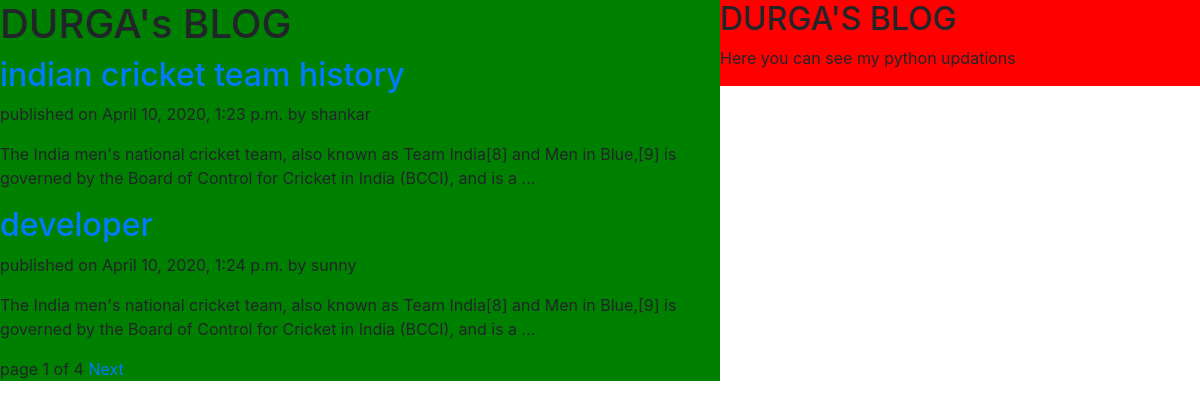
The page / on the database its author committed.
### lmApp/models.py (models this page shows, shortened)
class Post(models.Model):
    STATUS_CHOICES = (('draft','Draft'),('published','Published'))
    title = models.CharField(max_length=264)
    slug = models.SlugField(max_length=264,unique_for_date='publish')
    author = models.ForeignKey(User,related_name='blog_posts',on_delete=models.CASCADE)
    body = models.TextField()
    publish = models.DateTimeField(default=timezone.now)
    created = models.DateTimeField(auto_now_add=True)
    updated = models.DateTimeField(auto_now=True)
    status = models.CharField(max_length=10,choices=STATUS_CHOICES,default='draft')
    class Meta:
        ordering = ('publish',)
    def get_absolute_url(self):
        return reverse('detail',kwargs={'pk':self.pk})

### lmApp/views.py (the view)
# urls.py: path('',views.Postlistview.as_view()),
class Postlistview(ListView):
    model = Post
    paginate_by = 2

### templates/lmApp/post_list.html (shortened to what this page needs)
<!DOCTYPE html>
{%extends 'lmApp/base.html'%}
{%block content%}
  <h1>DURGA's BLOG</h1>
      {%for post in post_list%}
         <h2><a href="{{post.get_absolute_url}}">{{post.title}}</a></h2>
         <p id="date">published on {{post.publish}} by {{post.author}}</p>
         {{post.body | truncatewords:30 | linebreaks}}
      {%endfor%}
{%include 'lmApp/pagination.html' with page=page_obj%}
{%endblock%}

### templates/lmApp/base.html (shortened to what this page needs)
<!DOCTYPE html>
{% load static %}
<html lang="en">
<head>
    <link rel="stylesheet" href="https://stackpath.bootstrapcdn.com/bootstrap/4.4.1/css/bootstrap.min.css">
    <link rel="stylesheet" href="{% static "css/demo.css" %}">
</head>
<body>
<div class="content">
    {%block content%}{%endblock%}
</div>
<div class="sidebar">
    <h2>DURGA'S BLOG</h2>
    <p>Here you can see my python updations</p>
</div>
</body>
</html>

### templates/lmApp/pagination.html (shortened to what this page needs)
<div class="paginator">
    <span class="current">
        page {{page.number}} of {{page.paginator.num_pages}}
    </span>
    <span>
        {%if page.has_next%}
        <a href="?page={{page.next_page_number}}">Next</a>
        {%endif%}
    </span>
</div>

### static/css/demo.css (style rules this page uses)
.content { float:left; width:60%; background-color:green; }
.sidebar { float:right; width:40%; background-color:red; }

### rows shown on the page
Post: title "indian cricket team history", publish "April 10, 2020, 1:23 p.m.", author "shankar", body "The India men's national cricket team, also known as Team India[8] and Men in Blue,[9] is governed by the Board of Control for Cricket in India (BCCI), and is a …"
Post: title "developer", publish "April 10, 2020, 1:24 p.m.", author "sunny", body "The India men's national cricket team, also known as Team India[8] and Men in Blue,[9] is governed by the Board of Control for Cricket in India (BCCI), and is a …"

### other values the page prints
{{ page.number }} "1"
{{ page.paginator.num_pages }} "4"
